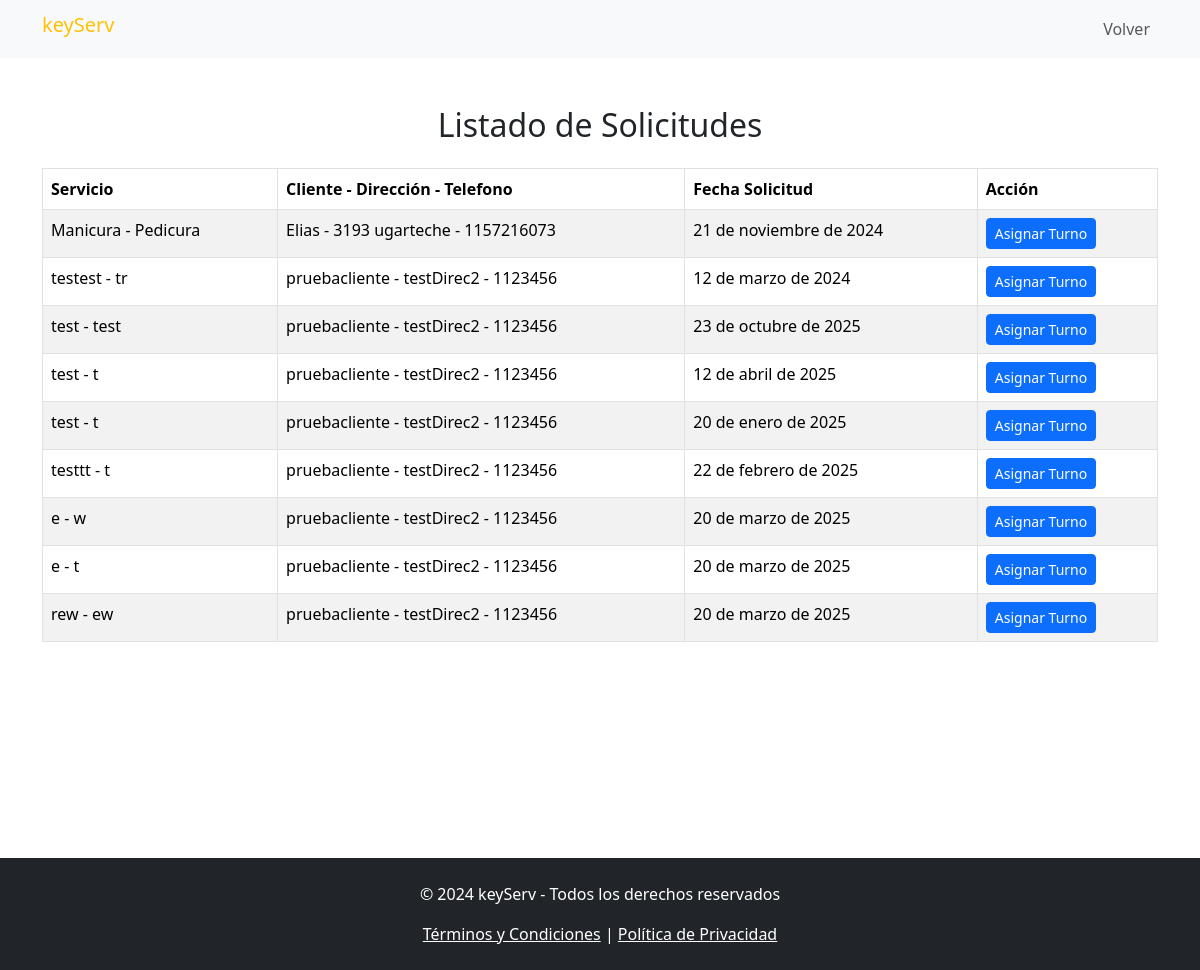
The page /solicitudes/listado_solicitudes/ (signed in) on the database as committed earlier.
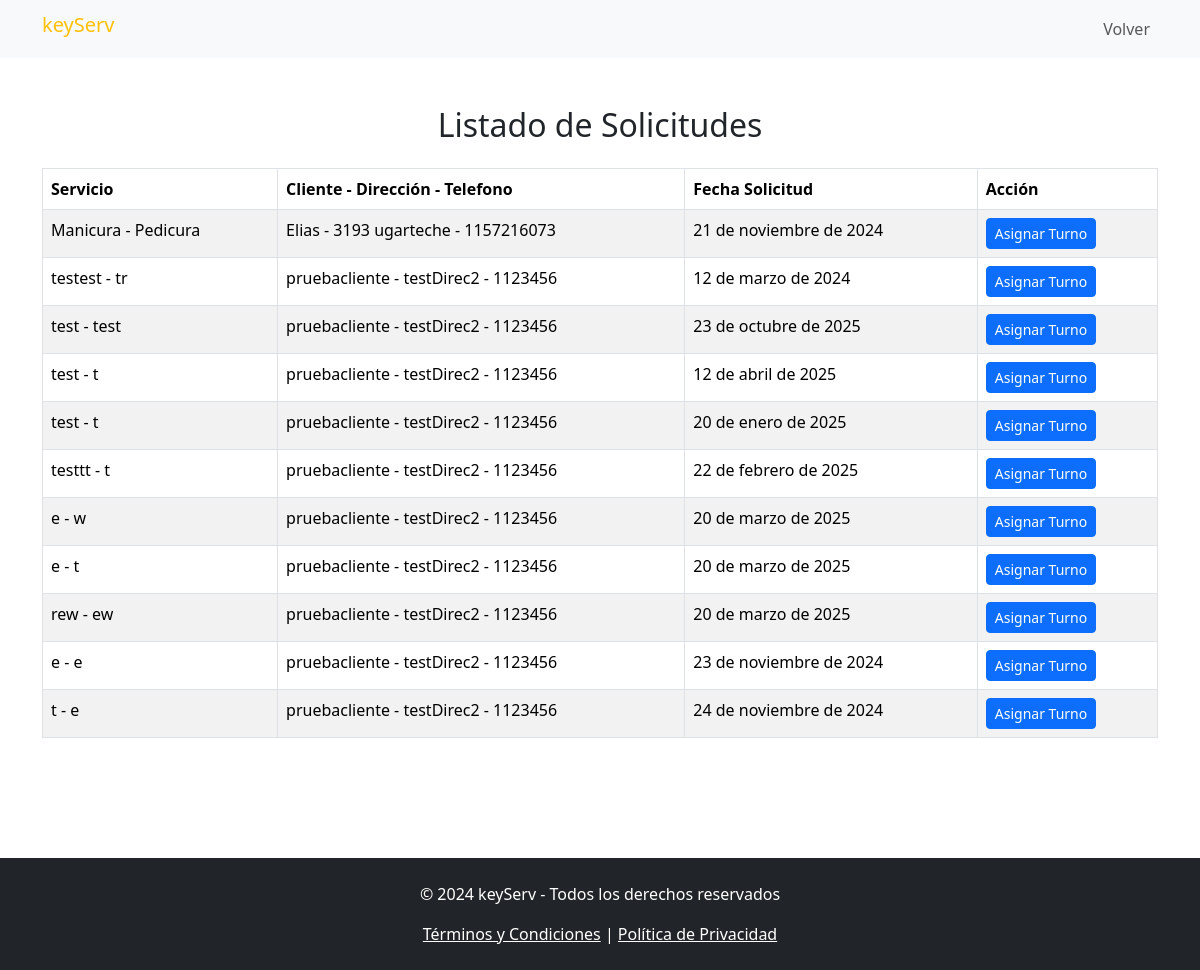
The same page on the database as committed later.
### apps/solicitudes/models.py (models this page shows, shortened)
class Solicitud(models.Model):
    cliente = models.ForeignKey(Cliente, on_delete=models.CASCADE)
    servicio = models.ForeignKey(Servicio, on_delete=models.CASCADE)
    fecha_solicitud = models.DateField(auto_now_add=True)
    fecha_servicio = models.DateField()
    estado = models.CharField(max_length=10, default='Pendiente')

### apps/servicios/models.py (models this page shows)
class Servicio(models.Model):
    nombre_servicio = models.CharField(max_length=100)
    descripcion = models.TextField()
    def __str__(self):
        return f"{self.nombre_servicio } - {self.descripcion}"

### apps/usuarios/models.py (models this page shows)
class Cliente(models.Model):
    usuario = models.OneToOneField(Usuario, on_delete=models.CASCADE)
    direccion = models.CharField(max_length=255)
    telefono = models.CharField(max_length=15)
    def __str__(self):
        return f"{self.usuario.username} - {self.direccion} - {self.telefono}"

class Usuario(AbstractUser):
    ROLES = [
        ('Cliente', 'Cliente'),
        ('Profesional', 'Profesional')
    ]
    rol = models.CharField(max_length=20, choices=ROLES)

### apps/solicitudes/views.py (the view, shortened to what this page needs)
# urls.py: path('listado_solicitudes/', views.SolicitudesView.as_view(), name='listado_solicitudes'),
class SolicitudesView(LoginRequiredMixin, ListView):
    model = Solicitud
    template_name = 'listado_solicitudes.html'
    context_object_name = 'solicitudes'
    def get_queryset(self):
        usuario = self.request.user
        try:
            profesional = Profesional.objects.get(usuario=usuario)
        except Profesional.DoesNotExist:
            return Solicitud.objects.all()

### apps/solicitudes/templates/listado_solicitudes.html (shortened to what this page needs)
{% extends 'base.html' %}
{% block navbar %}
  <nav class="navbar navbar-expand-lg navbar-light bg-light">
    <div class="container">
      <h1 class="navbar-brand text-warning" href="#">keyServ</h1>
      <div class="collapse navbar-collapse" id="navbarNav">
        <ul class="navbar-nav ms-auto">
          <li class="nav-item">
            <a class="nav-link" href="{% url 'dashboard' %}">Volver</a>
          </li>
        </ul>
      </div>
    </div>
  </nav>
{% endblock %}
{% block content %}
<main class="container py-5 d-flex flex-column min-vh-100">
    <h2 class="text-center text-dark mb-4">Listado de Solicitudes</h2>
    <table class="table table-striped table-bordered">
        <thead class="bg-warning text-white">
            <tr>
                <th>Servicio</th>
                <th>Cliente - Dirección - Telefono</th>
                <th>Fecha Solicitud</th>
                <th>Acción</th>
            </tr>
        </thead>
        <tbody>
            {% for solicitud in solicitudes %}
            <tr>
                <td>{{ solicitud.servicio }}</td>
                <td>{{ solicitud.cliente }}</td>
                <td>{{ solicitud.fecha_servicio }}</td>
                <td>
                  {% if solicitud.turno_asignado %}
                      {% if solicitud.estado_turno == 'Aceptado' %}
                        <button class="btn btn-success btn-sm" disabled>Turno Asignado</button>
                      {% elif solicitud.estado_turno == 'Rechazado' %}
                        <button class="btn btn-danger btn-sm" disabled>Turno Rechazado</button>
                      {% endif %}
                  {% else %}
                      <a href="{% url 'asignar_turno' solicitud.id %}" class="btn btn-primary btn-sm">Asignar Turno</a>
                  {% endif %}
                </td>
            </tr>
            {% endfor %}
        </tbody>
    </table>
</main>
{% endblock %}

Rows that differ between the two databases and show on the page:
added Solicitud: servicio "e - e", cliente "pruebacliente - testDirec2 - 1123456", fecha_servicio "23 de noviembre de 2024"
added Solicitud: servicio "t - e", cliente "pruebacliente - testDirec2 - 1123456", fecha_servicio "24 de noviembre de 2024"
